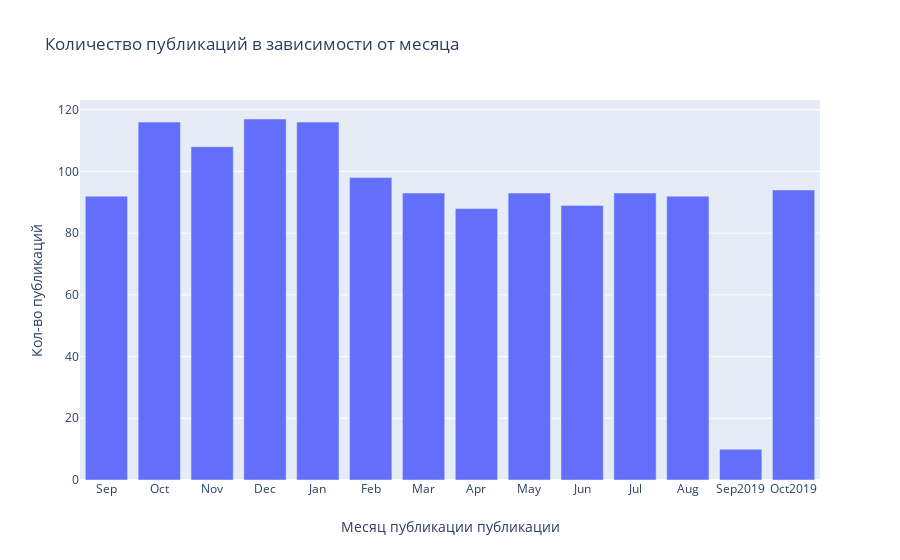

Notebook cell for this chart:
### Code cell
months = ['Sep', 'Oct', 'Nov', 'Dec', 'Jan', 'Feb', 'Mar', 'Apr', 'May', 'Jun', 'Jul', 'Aug', 'Sep2019', 'Oct2019']
data = [go.Bar(
        x = months,
        y = [92, 116, 108,117, 116, 98, 93, 88, 93, 89, 93, 92, 10, 94]
)]
    
layout = go.Layout(
        title = 'Количество публикаций в зависимости от месяца',
        xaxis = dict(title = 'Месяц публикации публикации'), # название оси х
        yaxis = dict(title = 'Кол-во публикаций'), # название оси у
)

fig = go.Figure(data = data, layout = layout) #объединяет дату и лэйаут в график

pyo.iplot(fig, filename= 'scatter.html')

### Figure 1 — Plotly figure (JSON) as saved in the notebook; plotly's stock layout.template omitted (floating-point values rounded to 4 significant figures)
{"data": [{"type": "bar", "x": ["Sep", "Oct", "Nov", "Dec", "Jan", "Feb", "Mar", "Apr", "May", "Jun", "Jul", "Aug", "Sep2019", "Oct2019"], "y": [92, 116, 108, 117, 116, 98, 93, 88, 93, 89, 93, 92, 10, 94]}], "layout": {"title": {"text": "Количество публикаций в зависимости от месяца"}, "xaxis": {"title": {"text": "Месяц публикации публикации"}}, "yaxis": {"title": {"text": "Кол-во публикаций"}}}}
